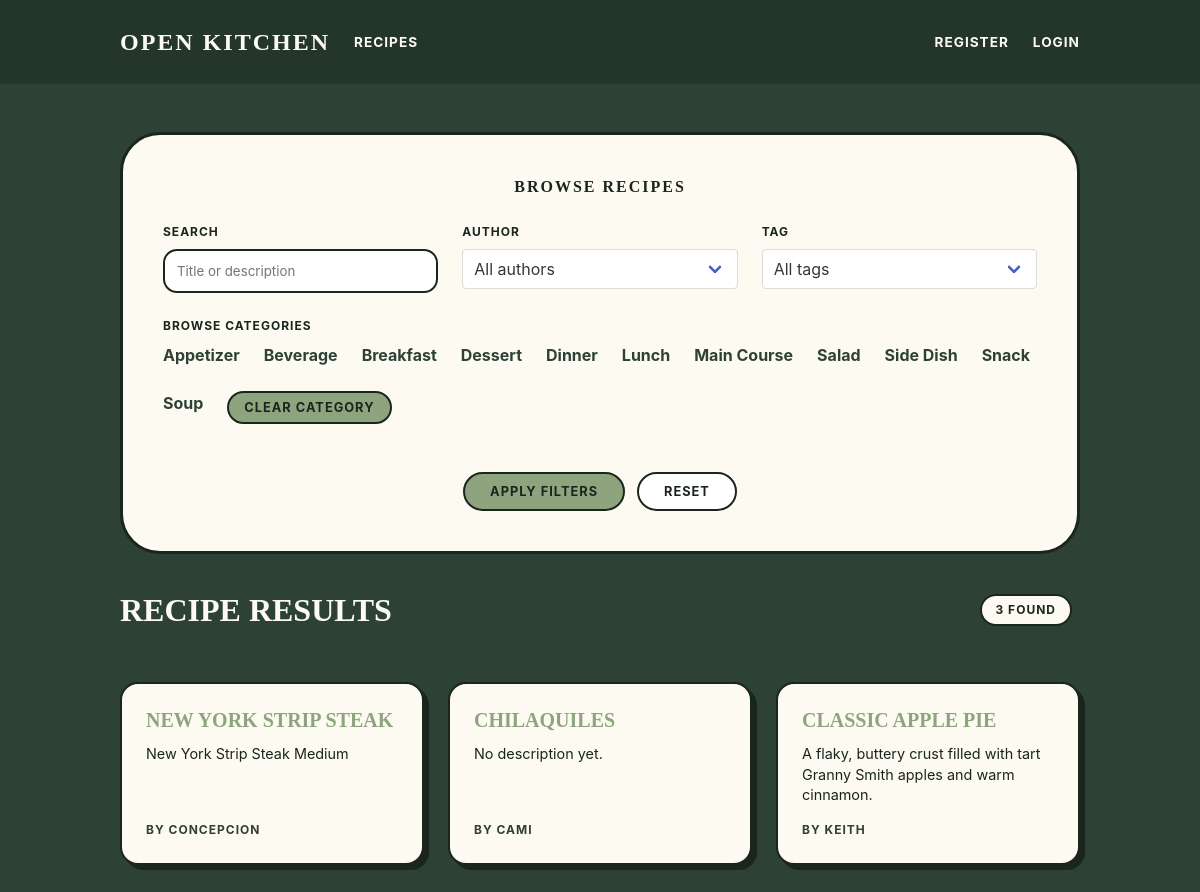
Before: /recipes/ with the older database file.
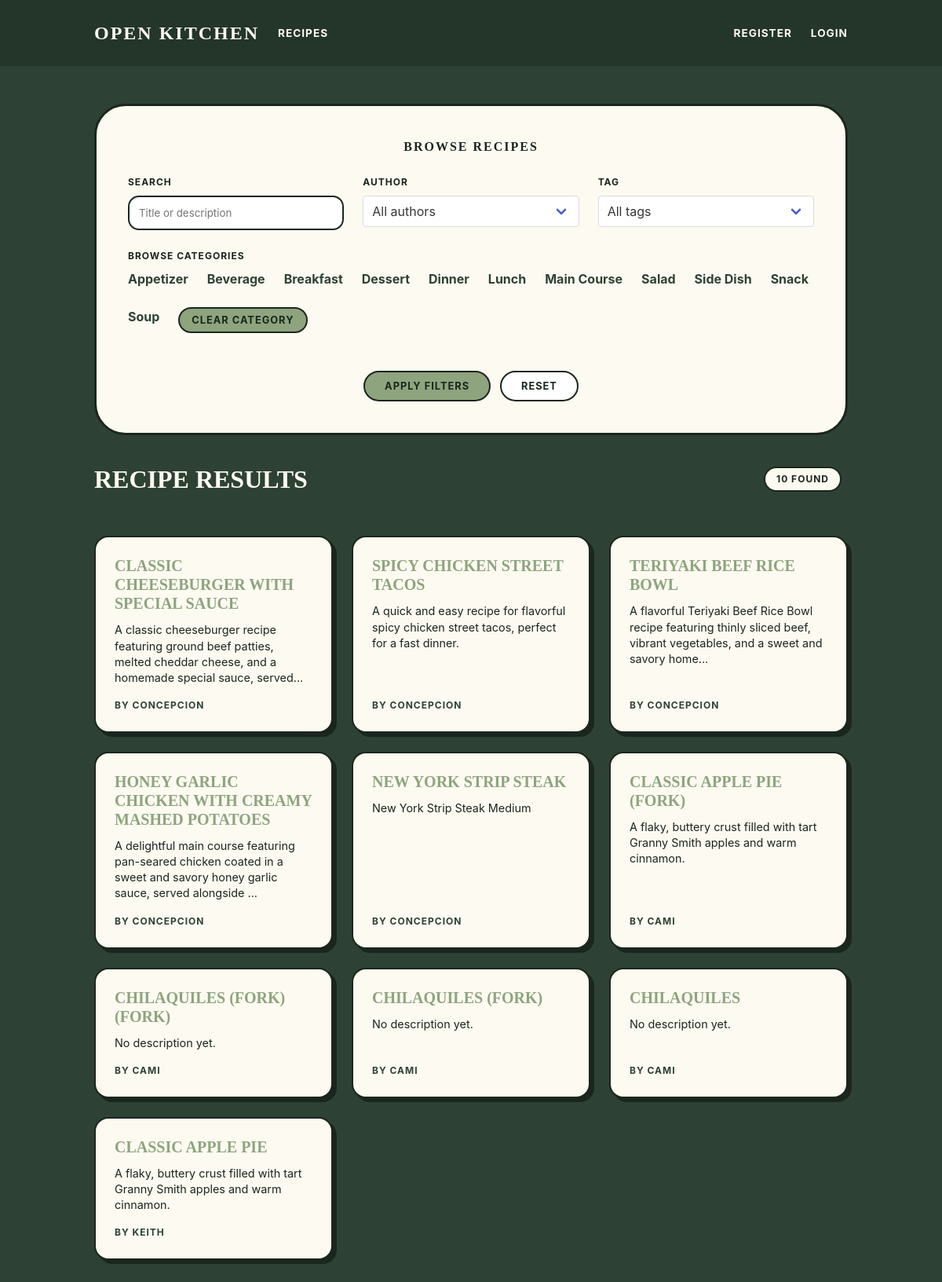
After: the same page with the newer database file.
### tables this page shows
CREATE TABLE categories (
    id INTEGER PRIMARY KEY AUTOINCREMENT,
    name TEXT UNIQUE NOT NULL
);

CREATE TABLE recipes (
    id INTEGER PRIMARY KEY AUTOINCREMENT,
    title TEXT NOT NULL,
    description TEXT,
    template_type TEXT NOT NULL CHECK(template_type IN ('standard', 'quick_tip')),
    author_id INTEGER NOT NULL,
    base_servings INTEGER,
    prep_time_minutes INTEGER,
    cook_time_minutes INTEGER,
    parent_recipe_id INTEGER,
    is_public INTEGER DEFAULT 1,
    created_at DATETIME DEFAULT CURRENT_TIMESTAMP,
    updated_at DATETIME, image_url TEXT,
    FOREIGN KEY (author_id) REFERENCES users(id),
    FOREIGN KEY (parent_recipe_id) REFERENCES recipes(id)
);

### app/recipes.py (the view)
@bp.route('/')
def index():
    filters = {
        'category': request.args.get('category'),
        'tag': request.args.get('tag'),
        'author': request.args.get('author'),
        'search': request.args.get('search'),
    }
    recipes = Recipe.get_all_public(filters)
    from app.db import get_db
    db = get_db()
    categories = Category.get_all()
    tags = Tag.get_all()
    authors = db.execute(
        'SELECT DISTINCT u.id, u.username '
        'FROM users u '
        'JOIN recipes r ON r.author_id = u.id '
        'WHERE r.is_public = 1 '
        'ORDER BY u.username'
    ).fetchall()
    return render_template(
        'recipes/index.html',
        recipes=recipes,
        categories=categories,
        tags=tags,
        authors=authors,
        filters=filters,
    )

### app/auth.py (called while the page is built)
@bp.before_app_request
def load_logged_in_user():
    user_id = session.get('user_id')
    if user_id is None:
        g.user = None
    else:
        g.user = User.get_by_id(user_id)

### app/db.py (called while the page is built)
def get_db():
    if 'db' not in g:
        g.db = sqlite3.connect(
            current_app.config['DATABASE'],
            detect_types=sqlite3.PARSE_DECLTYPES
        )
        g.db.row_factory = sqlite3.Row
        g.db.execute('PRAGMA foreign_keys = ON')
    return g.db

### app/models/lookup.py (called while the page is built)
    @staticmethod
    def get_all():
        db = get_db()
        return db.execute('SELECT * FROM categories ORDER BY name').fetchall()

    @staticmethod
    def get_all():
        db = get_db()
        return db.execute('SELECT * FROM tags ORDER BY name').fetchall()

### app/templates/recipes/index.html (shortened to what this page needs)
{% extends 'base.html' %}
{% block content %}
<div class="filter-card">
    <h2 style="font-family: 'Georgia', serif; text-transform: uppercase; letter-spacing: 2px; font-weight: bold; margin-bottom: 1.5rem; text-align: center;">Browse Recipes</h2>
    <form method="get">
        <div class="columns is-multiline">
            <div class="column is-4">
                <label class="filter-label" for="search">Search</label>
                <input class="filter-input" type="text" name="search" id="search" value="{{ filters.search or '' }}" placeholder="Title or description">
            </div>
            <div class="column is-4">
                <label class="filter-label" for="author">Author</label>
                <div class="select is-fullwidth">
                    <select class="filter-input" name="author" id="author">
                        <option value="">All authors</option>
                    </select>
                </div>
            </div>
            <div class="column is-4">
                <label class="filter-label" for="tag">Tag</label>
                <div class="select is-fullwidth">
                    <select class="filter-input" name="tag" id="tag">
                        <option value="">All tags</option>
                    </select>
                </div>
            </div>
            <div class="column is-12">
                <label class="filter-label">Browse Categories</label>
                <div class="category-list" style="justify-content: flex-start; margin-top: 0.5rem;">
                    {% for cat in categories %}
                    <a href="{{ url_for('recipes.index', category=cat.id, search=filters.search, tag=filters.tag, author=filters.author) }}" class="category-link" >{{ cat.name }}</a>
                    {% endfor %}
                    <a href="{{ url_for('recipes.index', search=filters.search, tag=filters.tag, author=filters.author) }}" class="btn-pill is-compact">Clear Category</a>
                </div>
            </div>
            <div class="column is-12">
                <div style="display: flex; gap: 12px; justify-content: center; flex-wrap: wrap;">
                    <button type="submit" class="btn-pill">Apply Filters</button>
                    <a href="{{ url_for('recipes.index') }}" class="btn-pill is-white" style="text-decoration: none;">Reset</a>
                </div>
            </div>
        </div>
    </form>
</div>
<div class="recent-section">
    <div class="level is-mobile mb-6">
        <div class="level-left">
            <h2 style="font-family: 'Georgia', serif; text-transform: uppercase; font-size: 2rem; font-weight: bold;">Recipe Results</h2>
        </div>
        <div class="level-right">
            <span class="result-pill">{{ recipes|length }} found</span>
        </div>
    </div>
    <div class="columns is-multiline">
        {% for recipe in recipes %}
        <div class="column is-4 recipe-entry">
            <div class="recipe-result-card">
                <a class="recipe-result-title" href="{{ url_for('recipes.view', id=recipe.id) }}">
                    {{ recipe.title }}
                </a>
                <p class="recipe-description">{{ recipe.description[:120] if recipe.description else 'No description yet.' }}{% if recipe.description and recipe.description|length > 120 %}...{% endif %}</p>
                <span class="author-tag">By {{ recipe.author_name }}</span>
            </div>
        </div>
        {% else %}
        <div class="column is-12">
            <div class="filter-card" style="padding: 2rem; text-align: center;">
                <p style="font-weight: bold; text-transform: uppercase; letter-spacing: 1px;">No recipes match those filters.</p>
            </div>
        </div>
        {% endfor %}
    </div>
</div>
{% endblock %}

### app/templates/base.html (shortened to what this page needs)
<!DOCTYPE html>
<html lang="en">
<head>
    <link rel="stylesheet" href="https://cdn.jsdelivr.net/npm/bulma@0.9.4/css/bulma.min.css">
    <link rel="stylesheet" href="https://cdnjs.cloudflare.com/ajax/libs/font-awesome/6.4.0/css/all.min.css">
    <link rel="stylesheet" href="{{ url_for('static', filename='css/custom.css') }}">
</head>
<body>
    <nav class="navbar" role="navigation" aria-label="main navigation">
        <div class="container">
            <div class="navbar-brand">
                <a class="navbar-item brand-text" href="{{ url_for('index') }}">
                    Open Kitchen
                </a>
            </div>
            <div class="navbar-menu">
                <div class="navbar-start">
                    <a class="navbar-item" href="{{ url_for('recipes.index') }}">Recipes</a>
                </div>
                <div class="navbar-end">
                    {% if g.user %}
                    <div class="navbar-item">
                        <div class="user-menu">
                            <div class ="avatar" title="{{ g.user['username'] }}">
                                {{ g.user['username'][0].upper() }}
                            </div>
                            <ul class="user-dropdown">
                                <li><a href="{{ url_for('dashboard.index') }}">🍳 My Kitchen</a></li>
                                <li><a href="{{ url_for('auth.account_settings') }}">⚙️ Account Settings</a></li>
                                <li class="divider"></li>
                                <li><a href="{{ url_for('auth.logout') }}"> Log Out</a></li>
                            </ul>
                        </div>
                    </div>
                    {% else %}
                    <a class="navbar-item" href="{{ url_for('auth.register') }}">Register</a>
                    <a class="navbar-item" href="{{ url_for('auth.login') }}">Login</a>
                    {% endif %}
                </div>
            </div>
        </div>
    </nav>
    <section class="section">
        <div class="container is-max-desktop">
            {% block content %}{% endblock %}
        </div>
    </section>
</body>
</html>

### app/static/css/custom.css (style rules this page uses)
:root { --forest-green: #2d4234; --pill-green: #8da47e; --cream: #fdfaf1; --border-dark: #1a261d; }
body { background-color: var(--forest-green); color: var(--border-dark); min-height: 100vh; }
a { color: inherit; text-decoration: none; transition: color 0.2s ease-in-out; }
.recipe-entry a { color: var(--pill-green) !important; font-size: 1.25rem; font-weight: bold; }
.navbar { background-color: rgba(0, 0, 0, 0.2) !important; padding: 1rem 0; }
.navbar-item, .navbar-link { color: var(--cream) !important; text-transform: uppercase; font-weight: bold; letter-spacing: 1px; font-size: 0.85rem; }
.brand-text { font-family: "Georgia", serif; font-weight: bold; font-size: 1.5rem !important; letter-spacing: 2px; text-transform: uppercase; }
.btn-pill { background-color: var(--pill-green); color: var(--border-dark); border: 2px solid var(--border-dark); border-radius: 50px; padding: 8px 25px; font-weight: bold; text-transform: uppercase; font-size: 0.8rem; letter-spacing: 1px; display: inline-block; transition: all 0.2s; cursor: pointer; }
.btn-pill.is-white { background-color: white; }
.btn-pill.is-compact { padding: 5px 15px; font-size: 0.8rem; }

### app/templates/base.html (style rules this page uses)
:root { --forest-green: #2d4234; --pill-green: #8da47e; --cream: #fdfaf1; --border-dark: #1a261d; }
body { background-color: var(--forest-green); color: var(--border-dark); min-height: 100vh; }
a { color: inherit; text-decoration: none; transition: color 0.2s ease-in-out; }
.recipe-entry a { color: var(--pill-green) !important; font-size: 1.25rem; font-weight: bold; }
.navbar { background-color: rgba(0,0,0,0.2) !important; padding: 1rem 0; }
.navbar-item, .navbar-link { color: var(--cream) !important; text-transform: uppercase; font-weight: bold; letter-spacing: 1px; font-size: 0.85rem; }
.brand-text { font-family: 'Georgia', serif; font-weight: bold; font-size: 1.5rem !important; letter-spacing: 2px; text-transform: uppercase; }
.btn-pill { background-color: var(--pill-green); color: var(--border-dark); border: 2px solid var(--border-dark); border-radius: 50px; padding: 8px 25px; font-weight: bold; text-transform: uppercase; font-size: 0.8rem; letter-spacing: 1px; display: inline-block; transition: all 0.2s; cursor: pointer; }

### app/templates/recipes/index.html (style rules this page uses)
.category-list { display: flex; flex-wrap: wrap; justify-content: center; gap: 1.5rem; margin: 1.5rem 0; }
.category-link { color: var(--forest-green); font-weight: bold; text-decoration: none; transition: opacity 0.2s; }
.recent-section { color: var(--cream); margin-top: 2rem; }
.recipe-result-card { background-color: var(--cream); border: 2px solid var(--border-dark); border-radius: 18px; box-shadow: 5px 5px 0 var(--border-dark); color: var(--border-dark); display: flex; flex-direction: column; min-height: 100%; padding: 1.5rem; transition: transform 0.2s, box-shadow 0.2s; }
.recipe-result-title { color: var(--border-dark) !important; font-family: 'Georgia', serif; font-size: 1.25rem; font-weight: bold; line-height: 1.2; text-decoration: none; text-transform: uppercase; }
.author-tag { color: var(--forest-green); text-transform: uppercase; font-size: 0.75rem; letter-spacing: 1px; display: block; font-weight: bold; margin-top: auto; }
.recipe-description { font-size: 0.9rem; line-height: 1.4; margin: 0.75rem 0 1rem; }
.filter-card { background-color: var(--cream); border: 3px solid var(--border-dark); border-radius: 40px; padding: 2.5rem; margin-bottom: 2rem; }
.filter-label { display: block; text-transform: uppercase; font-size: 0.75rem; letter-spacing: 1px; font-weight: bold; margin-bottom: 0.5rem; }
.filter-input { width: 100%; border: 2px solid var(--border-dark); border-radius: 14px; padding: 12px; background-color: white; font-family: inherit; }
.result-pill { display: inline-block; background-color: var(--cream); border: 2px solid var(--border-dark); border-radius: 20px; padding: 5px 14px; color: var(--border-dark); font-size: 0.75rem; text-transform: uppercase; letter-spacing: 1px; font-weight: bold; margin-right: 0.5rem; }

Changed rows visible on the page:
added recipes: title "CLASSIC CHEESEBURGER WITH SPECIAL SAUCE", description "A classic cheeseburger recipe featuring ground beef patties, melted cheddar cheese, and a homemade special sauce, served", author_name "CONCEPCION"
added recipes: title "SPICY CHICKEN STREET TACOS", description "A quick and easy recipe for flavorful spicy chicken street tacos, perfect for a fast dinner.", author_name "CONCEPCION"
added recipes: title "TERIYAKI BEEF RICE BOWL", description "A flavorful Teriyaki Beef Rice Bowl recipe featuring thinly sliced beef, vibrant vegetables, and a sweet and savory home", author_name "CONCEPCION"
added recipes: title "HONEY GARLIC CHICKEN WITH CREAMY MASHED POTATOES", description "A delightful main course featuring pan-seared chicken coated in a sweet and savory honey garlic sauce, served alongside", author_name "CONCEPCION"
added recipes: title "CLASSIC APPLE PIE (FORK)", description "A flaky, buttery crust filled with tart Granny Smith apples and warm cinnamon.", author_name "CAMI"
added recipes: title "CHILAQUILES (FORK) (FORK)", description "No description yet.", author_name "CAMI"
added recipes: title "CHILAQUILES (FORK)", description "No description yet.", author_name "CAMI"
Other visible differences:
{{ recipes|length }}: "3" → "10"
